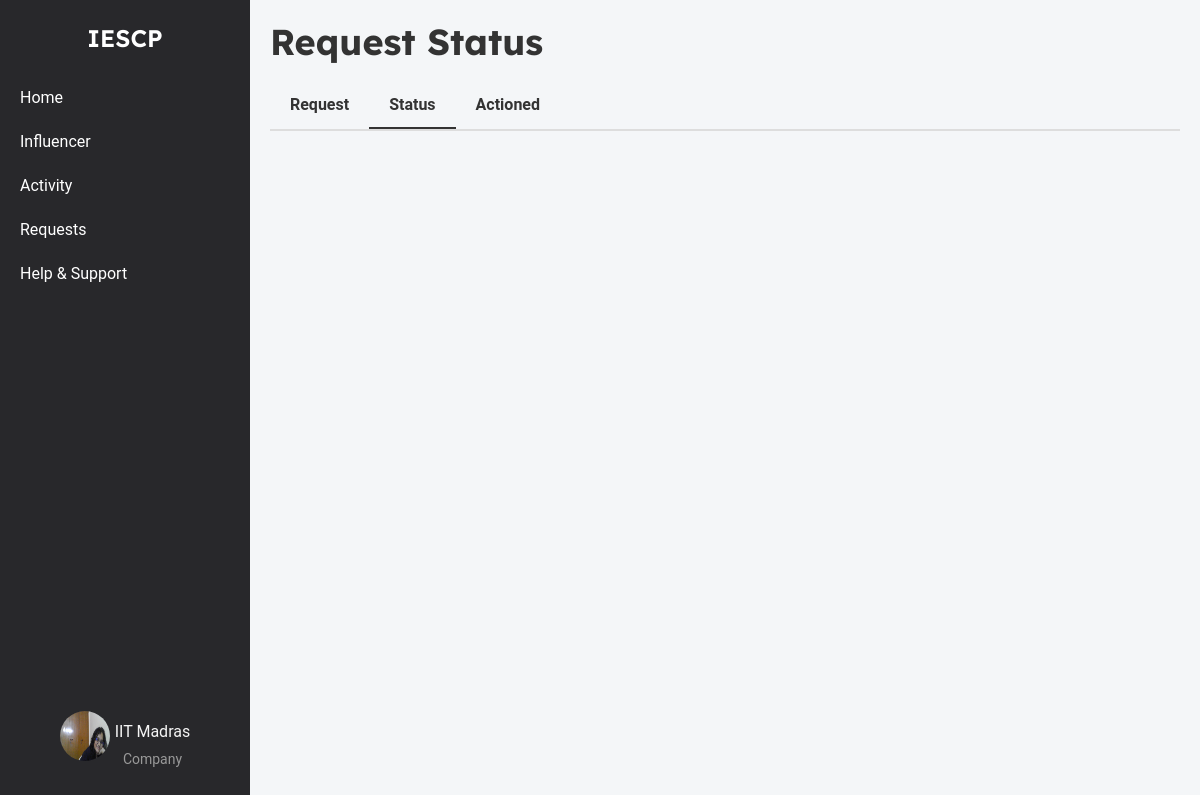
Before: /company/request_status (signed in) with the older database file.
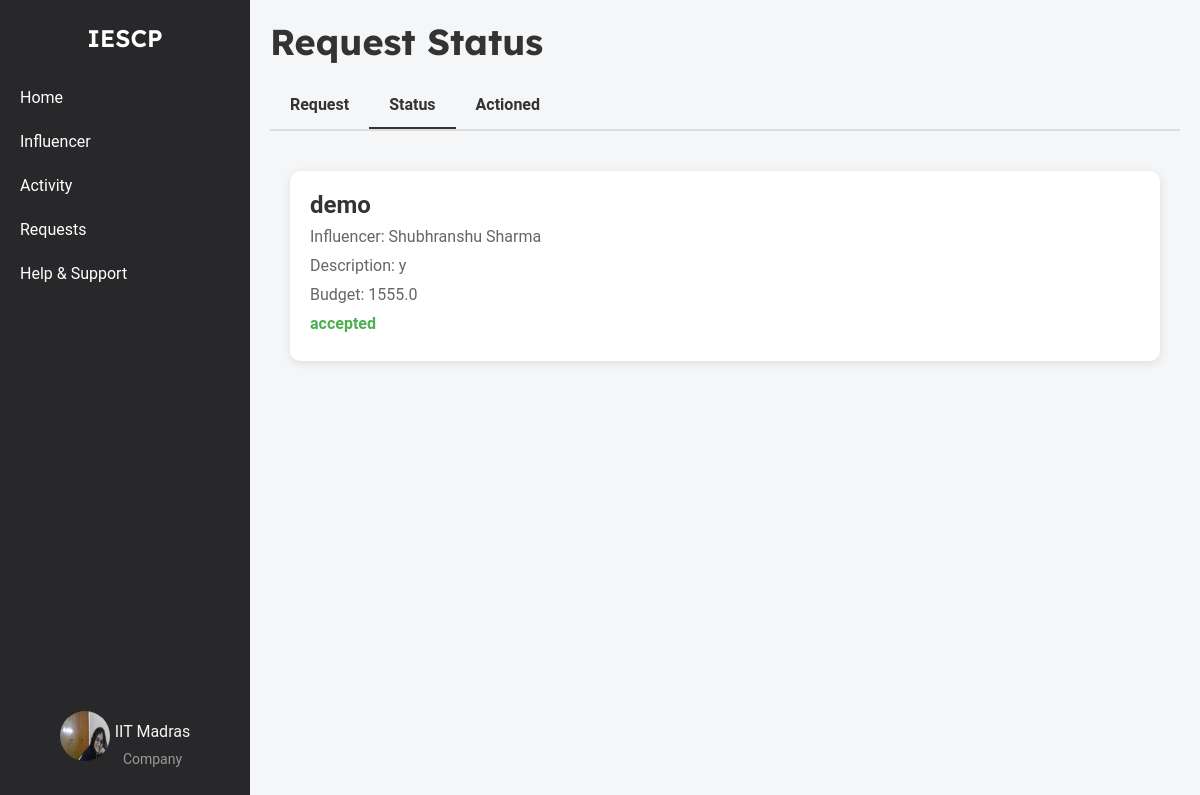
After: the same page with the newer database file.
### models.py (models this page shows, shortened)
class AdRequest(db.Model):
    __tablename__ = 'ad_requests'  # Add the table name to ensure it's set
    id = db.Column(db.Integer, primary_key=True)
    influencer_id = db.Column(db.Integer, db.ForeignKey('influencers.id'), nullable=False)
    campaign_id = db.Column(db.Integer, db.ForeignKey('campaign.id'), nullable=False)
    company_id = db.Column(db.Integer, db.ForeignKey('company.id'), nullable=False)
    requested_at = db.Column(db.DateTime, default=datetime.utcnow)
    status = db.Column(db.String(50), nullable=False)
    influencer = db.relationship('Influencer', backref='ad_requests')
    campaign = db.relationship('Campaign', backref='ad_requests')
    company = db.relationship('Company', backref='ad_requests')

class Campaign(db.Model):
    __tablename__ = 'campaign'
    id = db.Column(db.Integer, primary_key=True)
    title = db.Column(db.String(200), nullable=False)
    description = db.Column(db.Text, nullable=False)
    budget = db.Column(db.Float, nullable=False)
    start_date = db.Column(db.Date, nullable=False)
    end_date = db.Column(db.Date, nullable=False)
    company_id = db.Column(db.Integer, db.ForeignKey('company.id'), nullable=False)
    status = db.Column(db.String(50), nullable=False, default='pending')
    category = db.Column(db.String(255), nullable=False)
    created_at = db.Column(db.DateTime, nullable=False, default=datetime.utcnow)
    visibility = db.Column(db.String(50), nullable=False, default='public')
    influencers = db.relationship('Influencer', secondary=influencer_campaign_association, back_populates='campaigns')

class Influencer(db.Model):
    __tablename__ = 'influencers'
    id = db.Column(db.Integer, primary_key=True)
    name = db.Column(db.String(255), nullable=False)
    username = db.Column(db.String(255), unique=True, nullable=False)
    email = db.Column(db.String(255), unique=True, nullable=False)
    password_hash = db.Column(db.String(255), nullable=False)
    category = db.Column(db.String(255), nullable=False)
    interest = db.Column(db.String(255), nullable=False)
    reach = db.Column(db.Integer, nullable=False)
    social_media_links = db.Column(db.String(255), nullable=False)
    bio = db.Column(db.String(255), nullable=False)
    profile_picture = db.Column(db.String(255), nullable=False)
    campaigns = db.relationship('Campaign', secondary=influencer_campaign_association, back_populates='influencers')

### company_routes.py (the view)
@app.route('/company/request_status')
@company_auth_required
def company_request_status():
    user = Company.query.get(session['company_id'])
    interests = AdRequest.query.filter_by(company_id=user.id).all()
    return render_template('company_request_status.html', user=user, interests=interests)

### company_routes.py (called while the page is built)
def company_auth_required(func):
    @wraps(func)
    def func3(*args, **kwargs):
        if 'company_id' in session:
            return func(*args, **kwargs)
        else:
            flash("Please login first")
            return redirect(url_for('company_login'))
    return func3

### templates/company_request_status.html (shortened to what this page needs)
{% extends 'layout.html' %}
{% block content%}
<div class="container-box">
    <div class="sidebar">
        <div class="logo">IESCP</div>
        <ul>
            <li><a href="{{url_for('company_home')}}">Home</a></li>
            <li><a href="{{url_for('influencer_search')}}">Influencer</a></li>
            <li><a href="{{url_for('company_activity')}}">Activity</a></li>
            <li><a href="{{url_for('company_requests')}}">Requests</a></li>
            <li><a href="#">Help & Support</a></li>
        </ul>
        <div class="profile">
            <a href="{{ url_for('company_dashboard') }}">
                <img src="{{ url_for('static', filename='profile_upload/company/' + user.username + '/' + user.logo) }}" alt="Profile Picture">
                <div class="profile-name-category">
                    <span class="company_name">{{ user.company_name }}</span>
                    <span class="category">Company</span>
                </div>
            </a>
        </div>
    </div>
    <div class="main-content">
        <h1>Request Status</h1>
        <div class="tabs">
            <a href="{{url_for('company_requests')}}" class="tab">Request</a>
            <a href="{{url_for('company_request_status')}}" class="tab active">Status</a>
            <a href="{{url_for('company_actioned')}}" class="tab">Actioned</a>
        </div>
        <div class="status-list">
            {% for interest in interests %}
            <div class="status-item">
                <h3>{{ interest.campaign.title }}</h3>
                <p>Influencer: {{interest.influencer.name}}</p>
                <p>Description: {{ interest.campaign.description }}</p>
                <p>Budget: {{ interest.campaign.budget }}</p>
                <p class="status {{ interest.status}}">{{ interest.status }}</p>
            </div>
            {% endfor %}
        </div>
    </div>
</div>
{% endblock %}

Changed rows visible on the page:
added AdRequest: campaign "demo", influencer.name "Shubhranshu Sharma", campaign.description "y", campaign.budget "1555.0", status "accepted"
